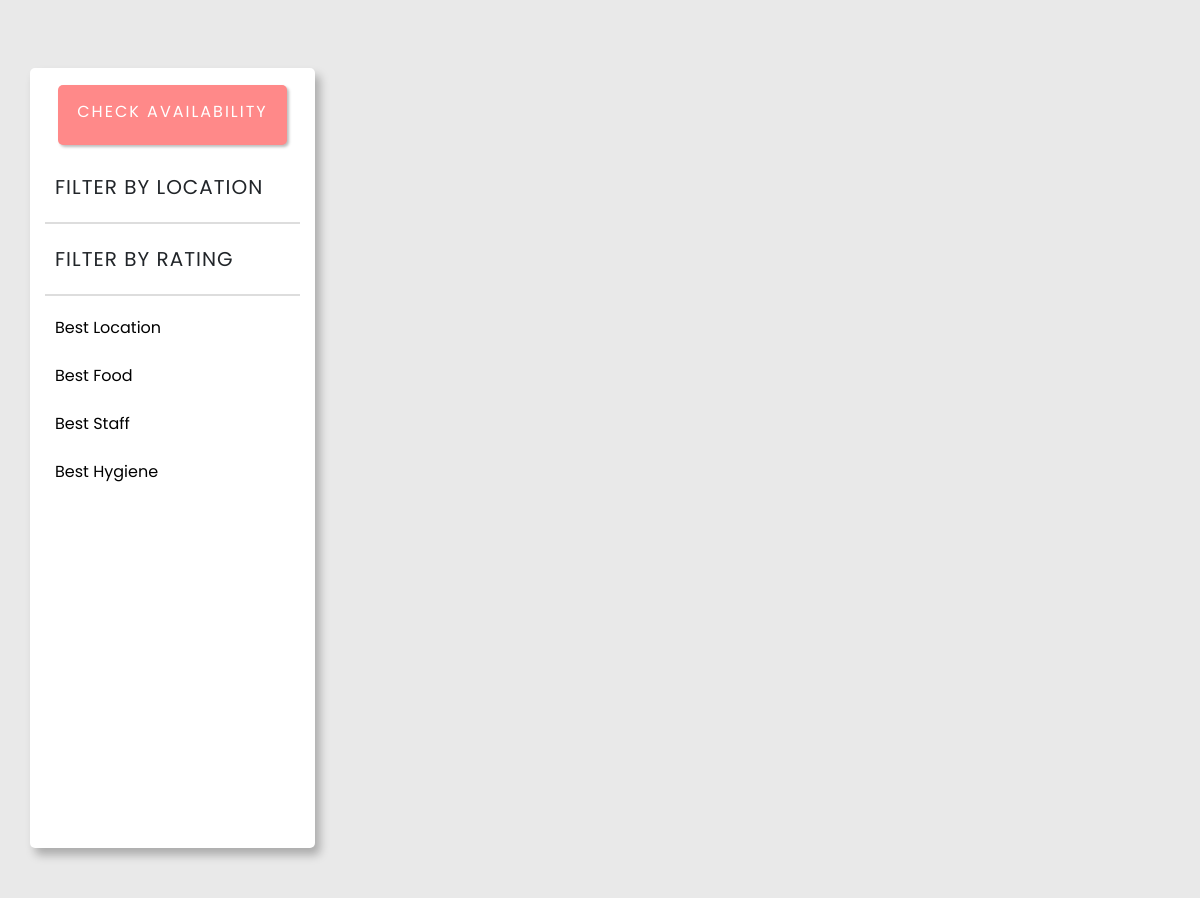
The app's page / (middle part), older data.
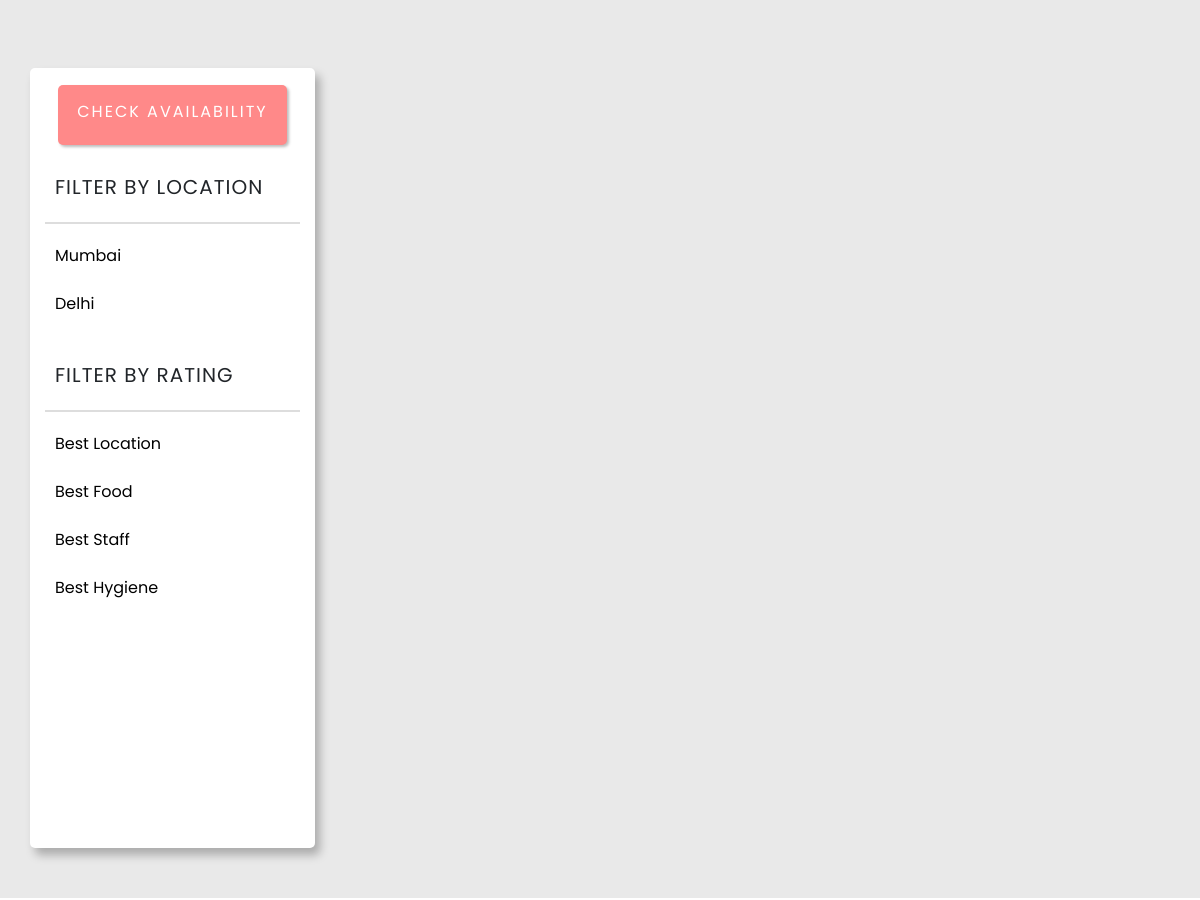
The same page, newer data.
### RestaurantReservation/models.py (models this page shows, shortened)
class Location(models.Model):
    location = models.CharField(max_length = 100)

### RestaurantReservation/views.py (the view)
# urls.py: path('', views.IndexView, name="home"),
def IndexView(request):
    restaurants = Restaurant.objects.all()[:10]
    a = {'restaurants':restaurants}
    restaurantphotos = RestaurantPhotos.objects.filter(ptype = "NORMAL")
    c = {'restaurantphotos':restaurantphotos}
    locations = Location.objects.all()
    b = {'locations':locations}
    response = {**a,**b,**c}
    return render(request,'index.html',response)

### templates/index.html (shortened to what this page needs)
<!DOCTYPE html>
<html lang="en" dir="ltr">
  <head>
    {% load static %}
    <link rel="stylesheet" href="{% static 'css/style.css' %}">
    <link rel="stylesheet" href="https://cdnjs.cloudflare.com/ajax/libs/font-awesome/4.7.0/css/font-awesome.min.css">
    <link rel="stylesheet" href="https://cdn.jsdelivr.net/npm/bootstrap@4.5.3/dist/css/bootstrap.min.css">
  </head>
  <body>
    {% block content %}
    <div class="" style="height:80vh">
    </div>
    <div class="section-one">
    <div class="container">
      <div class="row">
      <div class="col-md-3 filter">
          <a href="/search" class="btn" style="width:100%;color:#fff;">
            <div class="clean-btn">
            CHECK AVAILABILITY
          </div>
          </a>
        <p class="filter-type">Filter By Location</p>
        <div class="b">
        </div>
        {% for i in locations %}
        <a href="/filter/location/{{i.location}}"  class="filters">{{i.location}}</a><br><br>
        {% endfor %}
        <p class="filter-type">Filter By Rating</p>
        <div class="b">
        </div>
        <a href="/filter/rating/location" class="filters">Best Location</a><br><br>
        <a href="/filter/rating/food" class="filters">Best Food</a><br><br>
        <a href="/filter/rating/staff" class="filters">Best Staff</a><br><br>
        <a href="/filter/rating/hygiene" class="filters">Best Hygiene</a><br><br>
      </div>
      <div class="col-md-1">
      </div>
    <div class="col-md-8" style="margin-top:50px">
      <div class="row">
        {% for i in restaurants %}
        <div class="col-md-6" style="">
        </div>
        {% endfor %}
      </div>
    </div>
  </div>
  </div>
</div>
    {% endblock %}
  </body>
</html>

### static/css/style.css (style rules this page uses)
body { padding: 0; margin:0; font-family: 'Poppins', sans-serif; }
.section-one { width: 100%; padding-top: 50px; padding-bottom: 50px; background-color: #e9e9e9; margin-top: -100px; }
.filter { margin-top: 50px; background: #fff; font-family: 'Poppins'; padding: 10px; box-shadow: 5px 7px 10px #0004; border-radius: 5px; height: 780px; }
.clean-btn { width: 100%; height: 60px; font-family: 'Poppins'; background: #ff8989; padding-top: 15px; border-radius: 5px; letter-spacing: 2px; box-shadow: 2px 2px 3px #0004; }
.filter-type { letter-spacing: 1px; text-transform: uppercase; font-size: 20px; margin: 20px 10px; }
.b { width: 100%; background: #0002; height: 2px; margin-bottom: 20px; }
.filters { color: #000; border-radius: 5px; padding: 10px; width: 100%; background: none; transition: 0.2s; }

Row changes from the older to the newer data that the page shows:
added Location: location "Mumbai"
added Location: location "Delhi"
